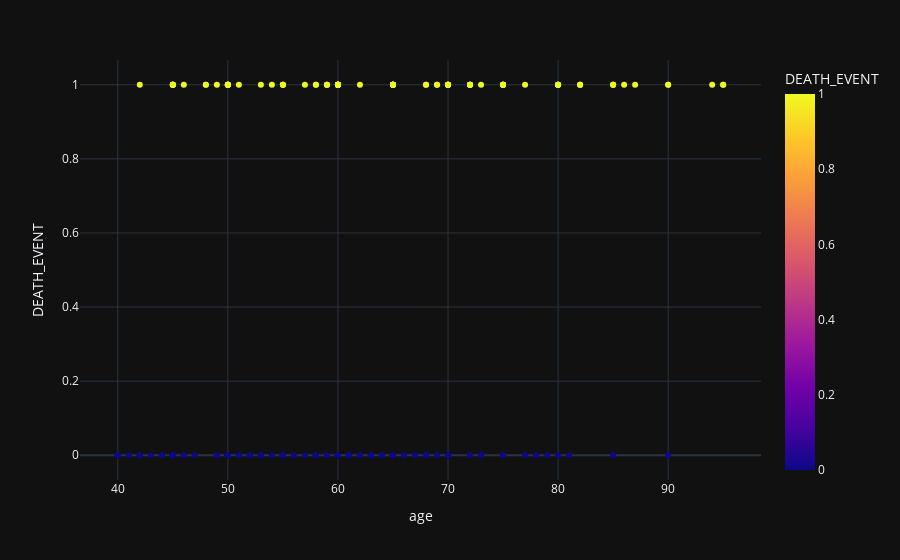

Notebook source saved alongside this figure:
### Code cell
plt.figure(figsize=(10,6))


fig = px.scatter(df,'age','DEATH_EVENT',color='DEATH_EVENT',template='plotly_dark')
fig.show()

### Figure 1 — Plotly figure (JSON) as saved in the notebook; plotly's stock layout.template omitted (floating-point values rounded to 4 significant figures; data arrays with more than 128 entries replaced by an {"elided": "..."} marker saying what was removed)
{"data": [{"hovertemplate": "age=%{x}<br>DEATH_EVENT=%{marker.color}<extra></extra>", "legendgroup": "", "marker": {"color": {"elided": "299 int values"}, "coloraxis": "coloraxis", "symbol": "circle"}, "mode": "markers", "name": "", "orientation": "v", "showlegend": false, "type": "scatter", "x": {"elided": "299 int values"}, "xaxis": "x", "y": {"elided": "299 int values"}, "yaxis": "y"}], "layout": {"coloraxis": {"colorbar": {"title": {"text": "DEATH_EVENT"}}, "colorscale": [[0, "#0d0887"], [0.1111, "#46039f"], [0.2222, "#7201a8"], [0.3333, "#9c179e"], [0.4444, "#bd3786"], [0.5556, "#d8576b"], [0.6667, "#ed7953"], [0.7778, "#fb9f3a"], [0.8889, "#fdca26"], [1, "#f0f921"]]}, "legend": {"tracegroupgap": 0}, "margin": {"t": 60}, "xaxis": {"anchor": "y", "domain": [0, 1], "title": {"text": "age"}}, "yaxis": {"anchor": "x", "domain": [0, 1], "title": {"text": "DEATH_EVENT"}}}}
